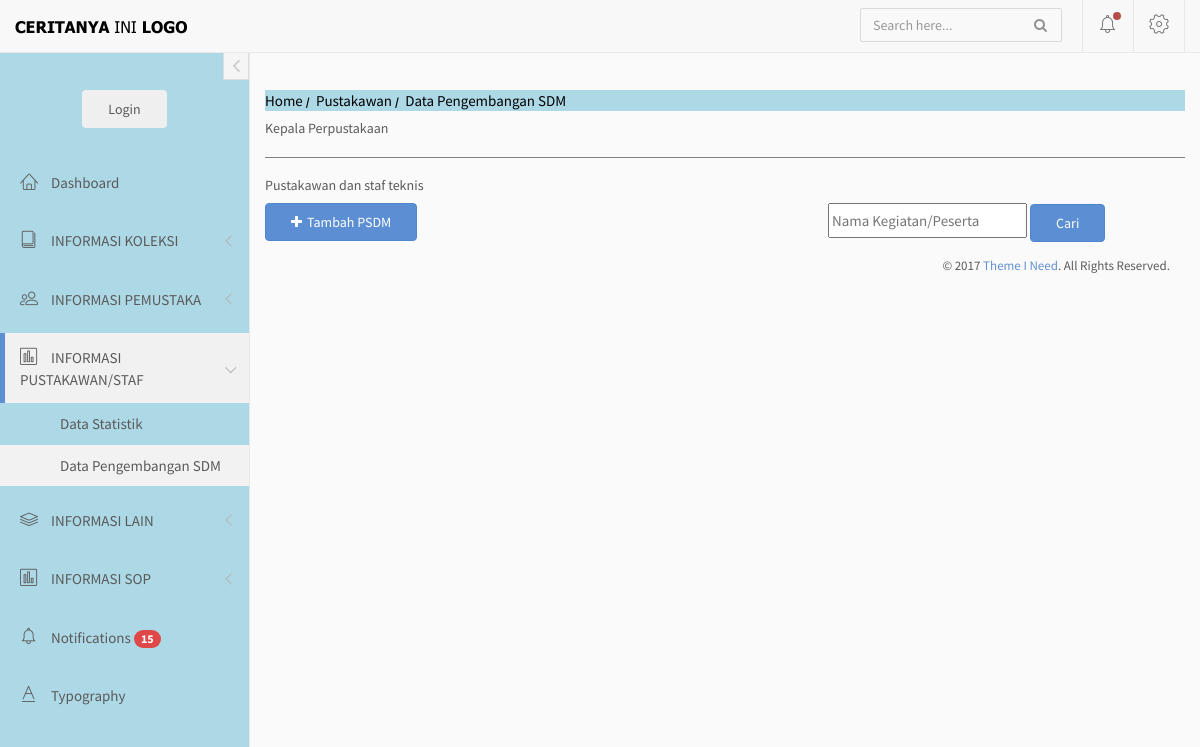
Before: /index.php/pustakawan/sdm with the older database file.
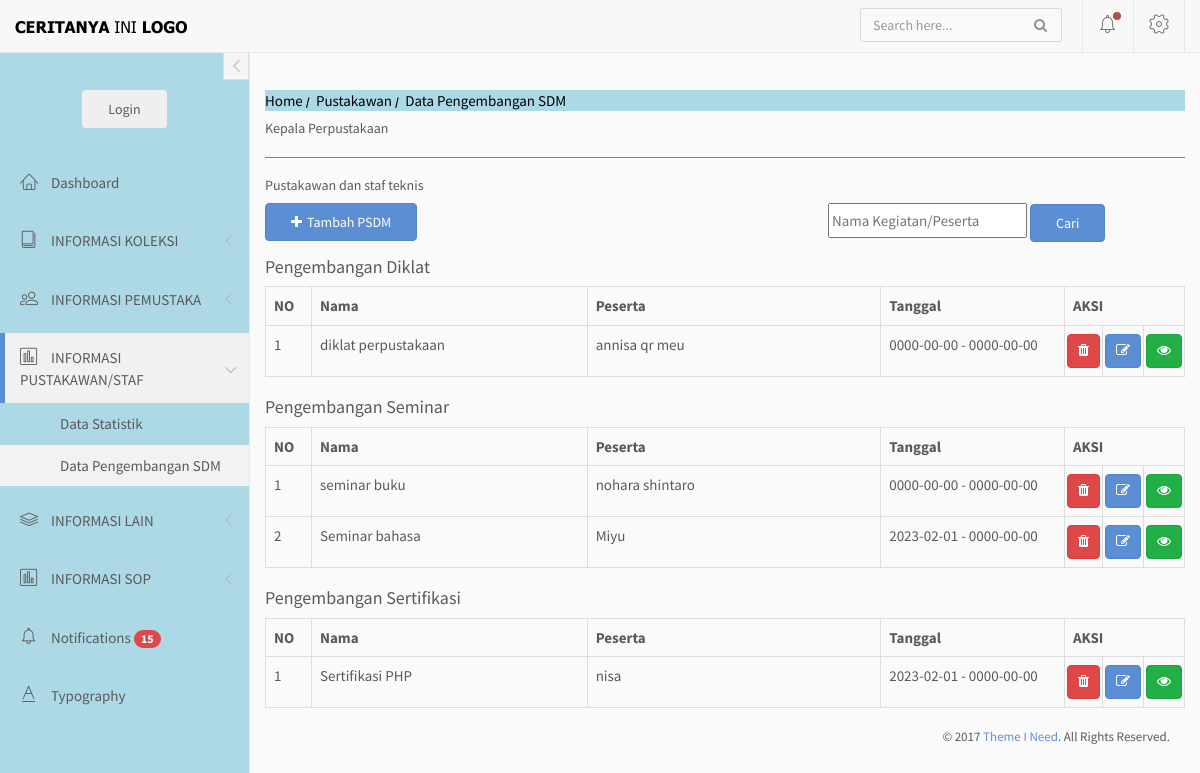
After: the same page with the newer database file.
### tables this page shows
CREATE TABLE `list_psdm` (
  `id` int(3) NOT NULL,
  `jenis` varchar(25) NOT NULL,
  `nama` varchar(255) NOT NULL,
  `peserta` varchar(500) NOT NULL,
  `tanggal_dari` date NOT NULL,
  `tanggal_hingga` date NOT NULL,
  `file` varchar(500) NOT NULL
);

### application/controllers/pustakawan.php (called while the page is built, shortened)
<?php
    Class Pustakawan extends CI_Controller{
        public function __construct(){
            $this->load->model('m_main');
        }
        public function sdm(){
            $data['keyword'] = $this->input->get('keyword');
            if(!empty($this->input->get('keyword'))){
                $data['psdm'] = $this->m_main->search_psdm($data['keyword']);
            }
            else{
                $data['psdm'] = $this->m_main->get_psdm();
            }
            $this->load->view('diffdash/header');
            $this->load->view('diffdash/sidebar');
            $this->load->view('pustakawan/v_sdm', $data);
            $this->load->view('diffdash/footer');
        }
    }
?>

### index.php (called while the page is built, shortened)
<?php
require_once BASEPATH.'core/CodeIgniter.php';

### application/models/m_main.php (called while the page is built, shortened)
<?php
    class M_main extends CI_Model{
        public function get_psdm(){
            return $this->db->query('SELECT * FROM list_psdm ORDER BY jenis')->result();
        }
    }
?>

### application/views/pustakawan/v_sdm.php (the view, shortened to what this page needs)
<div>
    <nav class="crumbs">
        <ol>
            <li class="crumb"><a href="<?=base_url()?>">Home</a></li>
            <li class="crumb"><a href="#">Pustakawan</a></li>
            <li class="crumb">Data Pengembangan SDM</li>
        </ol>
    </nav>
<div>
<div>
    <h5>Kepala Perpustakaan</h5>
    <hr>
    <h5>Pustakawan dan staf teknis</h5>
</div>
<?php $a="0"; $nomor = 0;?>
<div style="float:left;">
  <button class="btn btn-primary" style="margin-bottom : 10px" data-toggle="modal" data-target="#tambahpsdm"><i class="fa fa-plus"></i>Tambah PSDM</button>
</div>
<div style="float:right;">
  <form action="" method="GET" style="flex-direction: row; width:360px">
      <div class="form-group">
        <input class="search-right" type="text" name="keyword" placeholder="Nama Kegiatan/Peserta" value="<?= html_escape($keyword) ?>">
        <input type="submit" value="Cari" class="btn btn-primary">
      </div>
  </form>
</div>
<div style="clear:both;">
    <?php foreach ($psdm as $row) :
        if ($a != $row->jenis){$nomor=1; $a = $row->jenis;
            if ($a != "0"){?></table><?php }?>
        <h4>Pengembangan <?php echo $row->jenis; ?> </h4>
        <table class="table table-bordered">
        <tr>
            <th style="width:5%">NO</th>
            <th style="width:30%">Nama</th>
            <th style="">Peserta</th>
            <th style="width:20%">Tanggal</th>
            <th colspan=3 style="width:115px">AKSI</th>
        </tr>
        <?php  }?>
      <tr>
          <td><?php echo $nomor++?></td>
          <td><?php echo $row->nama?></td>
          <td><?php echo $row->peserta?></td>
          <td><?php echo $row->tanggal_dari." - ".$row->tanggal_hingga ?></td>
          <td class="btnsq" onclick="javascript: return confirm('Anda yakin?')"><?php echo anchor('pustakawan/hapus_psdm/'.$row->id, '<div class="btn btn-danger btn-xm" data-toggle="tooltip" data-placement="top" title="Hapus PSDM"><i class="fa fa-trash"></i></div>') ?></td>
          <td class="btnsq"><?php echo anchor('pustakawan/edit_psdm/'.$row->id,'<div class="btn btn-primary btn-xm" data-toggle="tooltip" data-placement="top" title="Edit PSDM"><i class="fa fa-edit"></i></div>') ?></td>
          <td class="btnsq" title="Lihat file"><button type="button" class="btn btn-success btn-xm openfile" value="<?=$row->file?>" data-toggle="modal" data-target="#openFile"><i class="fa fa-eye"></i></button></td>
      </tr>
    <?php endforeach;?>
        </table>
        </div>
</div>

### application/views/diffdash/header.php (shortened to what this page needs)
<!doctype html>
<html lang="en">
<head>
	<link rel="stylesheet" href="<?php echo base_url() ?>assets/vendor/bootstrap/css/bootstrap.min.css">
	<link rel="stylesheet" href="<?php echo base_url() ?>assets/vendor/font-awesome/css/font-awesome.min.css">
	<link rel="stylesheet" href="<?php echo base_url() ?>assets/vendor/linearicons/style.css">
	<link rel="stylesheet" href="<?php echo base_url() ?>assets/vendor/metisMenu/metisMenu.css">
	<link rel="stylesheet" href="<?php echo base_url() ?>assets/vendor/bootstrap-progressbar/css/bootstrap-progressbar-3.3.4.min.css">
	<link rel="stylesheet" href="<?php echo base_url() ?>assets/vendor/chartist/css/chartist.min.css">
	<link rel="stylesheet" href="<?php echo base_url() ?>assets/vendor/chartist-plugin-tooltip/chartist-plugin-tooltip.css">
	<link rel="stylesheet" href="<?php echo base_url() ?>assets/vendor/toastr/toastr.min.css">
	<link rel="stylesheet" href="<?php echo base_url() ?>assets/vendor/select2-4.0.13/css/select2.min.css">
	<link rel="stylesheet" href="<?php echo base_url() ?>assets/css/custom.css">
	<link rel="stylesheet" href="<?php echo base_url() ?>assets/css/main.css">
</head>
<body>
	<div id="wrapper">
		<nav class="navbar navbar-default navbar-fixed-top">
			<div class="container-fluid">
				<div class="navbar-brand">
					<a href=#><img src="<?php echo base_url() ?>assets/img/logo3.png"  class="img-responsive"></a>
				</div>
				<div class="navbar-right">
					<form id="navbar-search" class="navbar-form search-form">
						<input value="" class="form-control" placeholder="Search here..." type="text">
						<button type="button" class="btn btn-default"><i class="fa fa-search"></i></button>
					</form>
					<div id="navbar-menu">
						<ul class="nav navbar-nav">
							<li class="dropdown">
								<a href="#" class="dropdown-toggle icon-menu" data-toggle="dropdown">
									<i class="lnr lnr-alarm"></i>
									<span class="notification-dot"></span>
								</a>
							</li>
							<li class="dropdown">
								<a href="#" class="dropdown-toggle icon-menu" data-toggle="dropdown">
									<i class="lnr lnr-cog"></i>
								</a>
							</li>
						</ul>
					</div>
				</div>
			</div>
		</nav>

### application/views/diffdash/sidebar.php (shortened to what this page needs)
<div id="left-sidebar" class="sidebar" style="">
	<button type="button" class="btn btn-xs btn-link btn-toggle-fullwidth">
		<i class="fa fa-angle-left"></i>
	</button>
	<div class="sidebar-scroll">
		<div class="user-account">
			<?php if($this->session->userdata('status') != 'login'){ ?>
				<form action="<?= base_url('login/index')?>"><button class="btn login-button" type="submit">Login</button></form>
			<?php } ?>
		</div>
		<nav id="left-sidebar-nav" class="sidebar-nav">
			<ul id="main-menu" class="metismenu">
				<li id="home"><a href="<?= base_url()?>"><i class="lnr lnr-home"></i> <span>Dashboard</span></a></li>
				<li class="">
					<a href="" class="has-arrow" aria-expanded="false"><i class="lnr lnr-book"></i> <span>INFORMASI KOLEKSI</span></a>
				</li>
				<li class="">
					<a href="" class="has-arrow" aria-expanded="false"><i class="lnr lnr-users"></i> <span>INFORMASI PEMUSTAKA</span></a>
				</li>
				<li class="">
					<a href="" class="has-arrow" aria-expanded="false"><i class="lnr lnr-chart-bars"></i> <span>INFORMASI PUSTAKAWAN/STAF</span></a>
					<ul id="pustakawan" aria-expanded="true">
						<li id ="pstatistik"><a href="<?= base_url('pustakawan/pstatistik')?>">Data Statistik</a></li>
						<li id ="sdm"><a href="<?= base_url('pustakawan/sdm')?>">Data Pengembangan SDM</a></li>
					</ul>
				</li>
				<li class="">
					<a href="" class="has-arrow" aria-expanded="false"><i class="lnr lnr-layers"></i> <span>INFORMASI LAIN</span></a>
				</li>
				<li class="">
					<a href="#charts" class="has-arrow" aria-expanded="false"><i class="lnr lnr-chart-bars"></i> <span>INFORMASI SOP</span></a>
				<li class=""><a href="notifications.html"><i class="lnr lnr-alarm"></i> <span>Notifications</span> <span class="badge bg-danger">15</span></a></li>
				<li class=""><a href="typography.html"><i class="lnr lnr-text-format"></i> <span>Typography</span></a></li>
			</ul>
		</nav>
	</div>
</div>
<div id="main-content">
	<div class="container-fluid">

### application/views/diffdash/footer.php (shortened to what this page needs)
</div>
		</div>
<footer>
			<p class="copyright">&copy; 2017 <a href="https://www.themeineed.com" target="_blank">Theme I Need</a>. All Rights Reserved.</p>
		</footer>
	</div>
</body>
</html>

### assets/css/custom.css (style rules this page uses)
nav.crumbs { background-color: lightblue; color: black; }
.crumb a { text-decoration: none; color: black; }
.crumbs ol { list-style-type: none; padding-left: 0; }
.crumb { display: inline-block; }
.crumb a::after { display: inline-block; color: #000; content: '/'; font-size: 80%; font-weight: bold; padding: 0 3px; }
#left-sidebar { background-color: lightblue !important; }
hr { border-top: 1px solid grey; }
.btn-xm { padding:5px 5px 7px 10px !important; text-align: middle !important; display: inline-block !important; }
.btnsq { margin-right:0px !important; margin-left:0px !important; padding-right:2px !important; padding-left:2px !important; }
td.btnsq { width:20px; }
.search-right { height:35px; margin-left:3px; }
[id] { scroll-margin-top: 60px; }

Changed rows visible on the page:
added list_psdm: jenis "Diklat", nama "diklat perpustakaan", peserta "annisa qr meu", tanggal_dari "0000-00-00", tanggal_hingga "0000-00-00"
added list_psdm: jenis "Seminar", nama "seminar buku", peserta "nohara shintaro", tanggal_dari "0000-00-00", tanggal_hingga "0000-00-00"
added list_psdm: nama "Seminar bahasa", peserta "Miyu", tanggal_dari "2023-02-01", tanggal_hingga "0000-00-00"
added list_psdm: jenis "Sertifikasi", nama "Sertifikasi PHP", peserta "nisa", tanggal_dari "2023-02-01", tanggal_hingga "0000-00-00"
